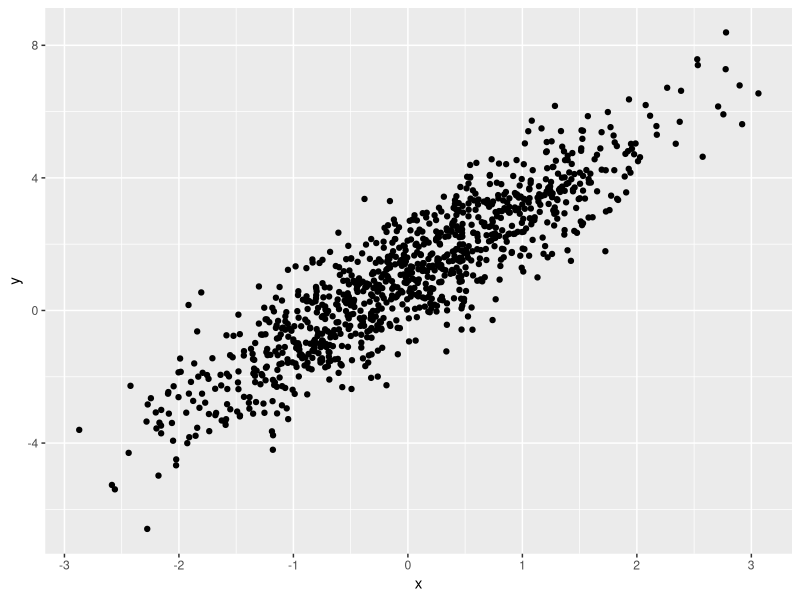
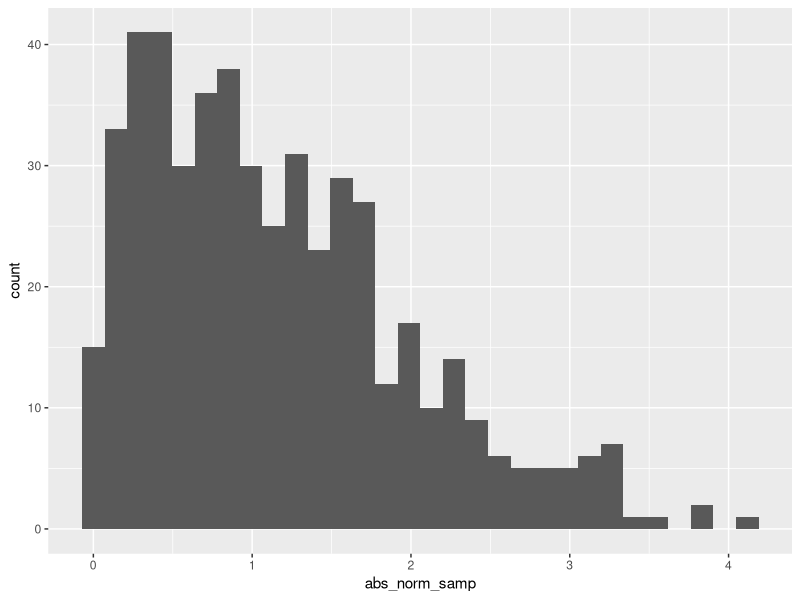

Here is the R script that generated these plots, in order:
## ---- chunk 1
## echo=code, eval=running code, message=result
## naming chunk as chunk_library
## Control+Alt+I
## load packages at the very beginning of the rmd.
library(tidyverse)
## ---- chunk 2
samp = rnorm(100)
length(samp)
## ---- chunk 3
plot_df =
  tibble(
    x = rnorm(n = 1000),
    y = 1 + 2*x + rnorm(n = 1000)
  )

ggplot(plot_df, aes(x=x,y=y))+geom_point()
## ---- chunk 4
la_df = tibble(
  norm_samp = rnorm(500, mean = 1),
  norm_samp_pos = norm_samp > 0,
  abs_norm_samp = abs(norm_samp)
)

ggplot(la_df, aes(x = abs_norm_samp)) + geom_histogram()
